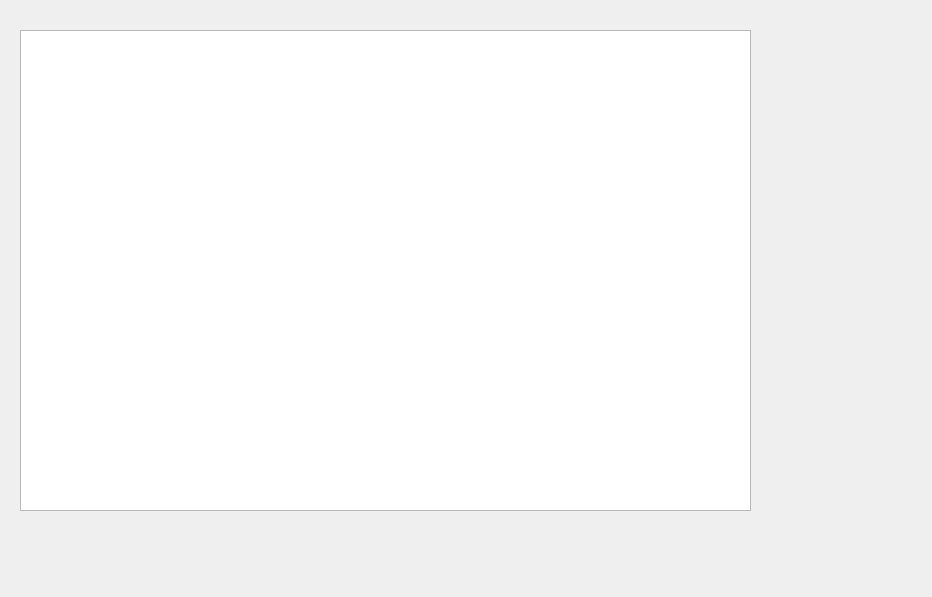
<?xml version="1.0" encoding="UTF-8"?>
<ui version="4.0">
 <class>GraphicWidget</class>
 <widget class="QWidget" name="GraphicWidget">
  <property name="geometry">
   <rect>
    <x>0</x>
    <y>0</y>
    <width>932</width>
    <height>597</height>
   </rect>
  </property>
  <property name="mouseTracking">
   <bool>false</bool>
  </property>
  <property name="windowTitle">
   <string>Form</string>
  </property>
  <widget class="QGraphicsView" name="graphicsView">
   <property name="geometry">
    <rect>
     <x>20</x>
     <y>30</y>
     <width>731</width>
     <height>481</height>
    </rect>
   </property>
   <property name="mouseTracking">
    <bool>true</bool>
   </property>
  </widget>
 </widget>
 <resources/>
 <connections/>
</ui>
